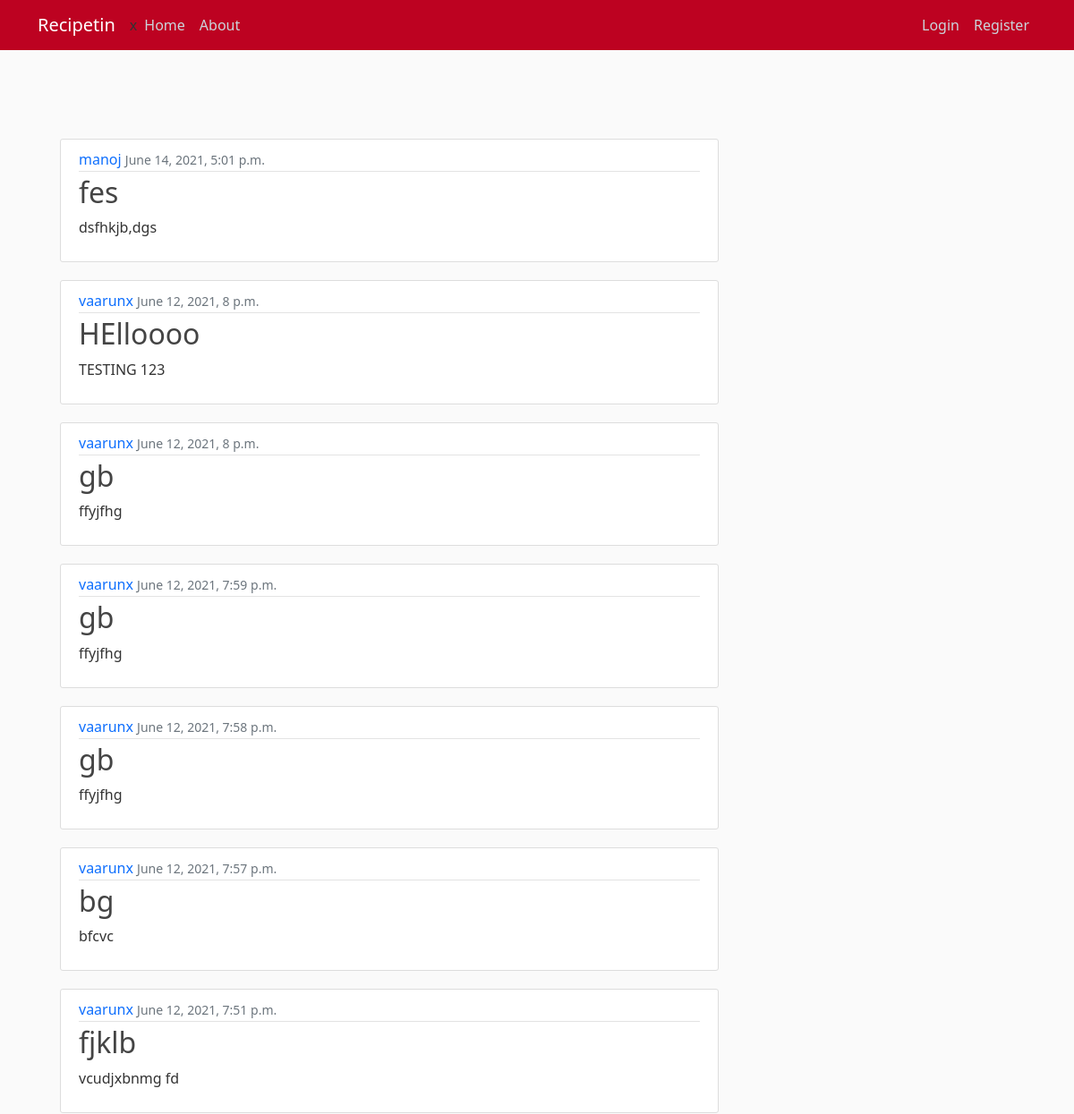
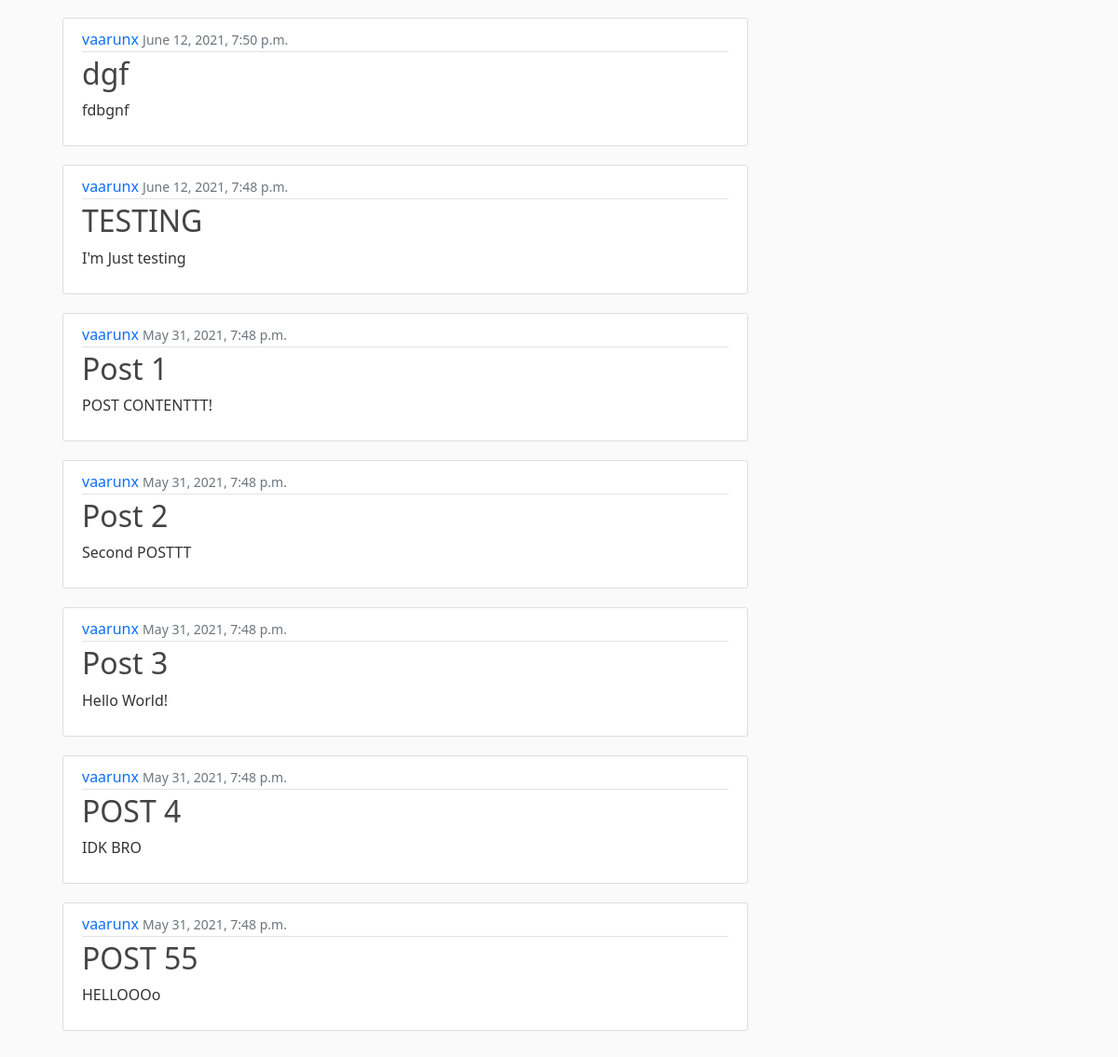
Before: / with the older database file (2 pictures, top to bottom).
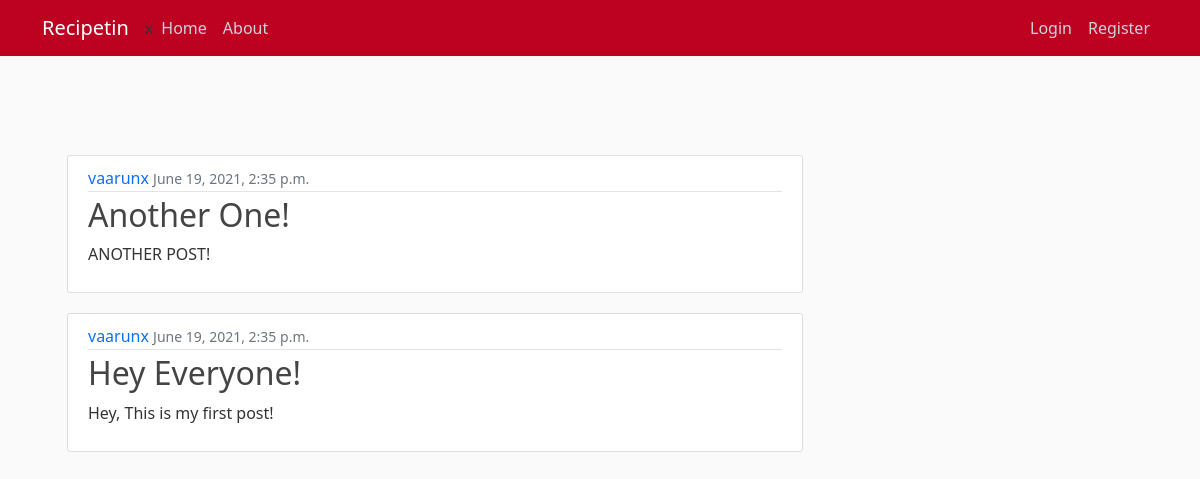
After: the same page with the newer database file.
### CookingApp/models.py (models this page shows, shortened)
class Post(models.Model):
    title = models.CharField(max_length=100)
    content = models.TextField()
    datePosted = models.DateTimeField(default=timezone.now)
    author = models.ForeignKey(User , on_delete = models.CASCADE)
    image = models.ImageField(blank=True)

### CookingApp/views.py (the view)
# urls.py: path('', PostViewList.as_view(), name = "CookingApp-home"),
class PostViewList(ListView):
    model = Post
    template_name = "CookingApp/home.html"
    context_object_name = 'posts'
    ordering = ['-datePosted']

### CookingApp/templates/CookingApp/home.html
{% extends "CookingApp/main.html" %}
{% block content %}
    {% for post in posts %}
        <article class="media content-section">
          <div class="media-body">
            <div class="article-metadata">
              <a class="mr-2" href="#">{{ post.author }}</a>
              <small class="text-muted">{{ post.datePosted }}</small>
            </div>
            <h2><a class="article-title" href="#">{{ post.title }}</a></h2>
            <p class="article-content">{{ post.content }}</p>
          </div>
        </article>
    {% endfor %}
{% endblock content %}

Changed rows visible on the page:
removed Post: author "manoj", datePosted "June 14, 2021, 5:01 p.m.", title "fes", content "dsfhkjb,dgs"
removed Post: author "vaarunx", datePosted "June 12, 2021, 8 p.m.", title "HElloooo", content "TESTING 123"
removed Post: author "vaarunx", datePosted "June 12, 2021, 8 p.m.", title "gb", content "ffyjfhg"
removed Post: author "vaarunx", datePosted "June 12, 2021, 7:59 p.m.", title "gb", content "ffyjfhg"
removed Post: author "vaarunx", datePosted "June 12, 2021, 7:58 p.m.", title "gb", content "ffyjfhg"
removed Post: author "vaarunx", datePosted "June 12, 2021, 7:57 p.m.", title "bg", content "bfcvc"
removed Post: author "vaarunx", datePosted "June 12, 2021, 7:51 p.m.", title "fjklb", content "vcudjxbnmg fd"
removed Post: author "vaarunx", datePosted "June 12, 2021, 7:50 p.m.", title "dgf", content "fdbgnf"
removed Post: author "vaarunx", datePosted "June 12, 2021, 7:48 p.m.", title "TESTING", content "I'm Just testing"
removed Post: author "vaarunx", datePosted "May 31, 2021, 7:48 p.m.", title "Post 1", content "POST CONTENTTT!"
removed Post: author "vaarunx", datePosted "May 31, 2021, 7:48 p.m.", title "Post 2", content "Second POSTTT"
removed Post: author "vaarunx", datePosted "May 31, 2021, 7:48 p.m.", title "Post 3", content "Hello World!"
removed Post: author "vaarunx", datePosted "May 31, 2021, 7:48 p.m.", title "POST 4", content "IDK BRO"
removed Post: author "vaarunx", datePosted "May 31, 2021, 7:48 p.m.", title "POST 55", content "HELLOOOo"
added Post: author "vaarunx", datePosted "June 19, 2021, 2:35 p.m.", title "Another One!", content "ANOTHER POST!"
added Post: author "vaarunx", datePosted "June 19, 2021, 2:35 p.m.", title "Hey Everyone!", content "Hey, This is my first post!"
